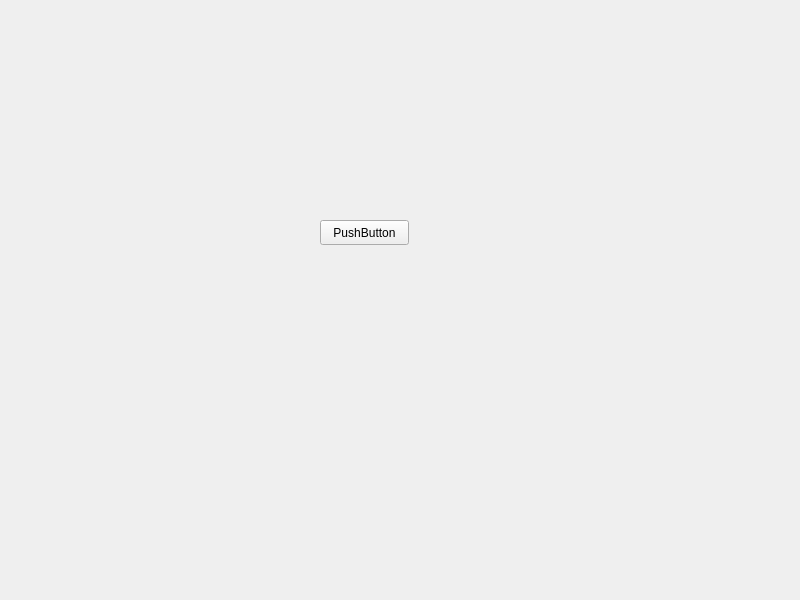
<?xml version="1.0" encoding="UTF-8"?>
<ui version="4.0">
 <class>Widget</class>
 <widget class="QWidget" name="Widget">
  <property name="geometry">
   <rect>
    <x>0</x>
    <y>0</y>
    <width>800</width>
    <height>600</height>
   </rect>
  </property>
  <property name="windowTitle">
   <string>Widget</string>
  </property>
  <widget class="QPushButton" name="pushButton">
   <property name="geometry">
    <rect>
     <x>320</x>
     <y>220</y>
     <width>89</width>
     <height>25</height>
    </rect>
   </property>
   <property name="text">
    <string>PushButton</string>
   </property>
  </widget>
 </widget>
 <resources/>
 <connections/>
</ui>
